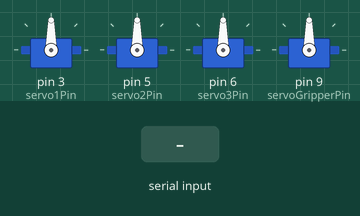
Recording of a sketch running on a simulated Arduino Uno, built with avr-gcc and run on an emulated ATmega328P. On the bench: 4 × servo. The inputs (shaded band) are chosen by the test bench.

Above: at 1.2 s.
1.3 s: "M3\n" received over Serial
At 2.5 s:
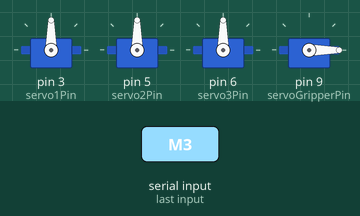
2.8 s: "X90\n" received over Serial
At 3.7 s:
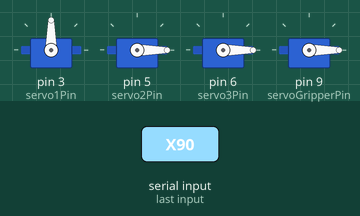
4.3 s: "M4\n" received over Serial
At 4.8 s:
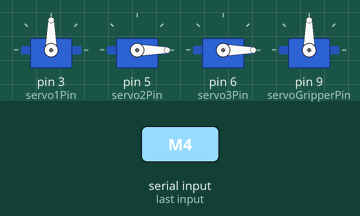
5.8 s: "X,45\n" received over Serial
At 7.0 s:
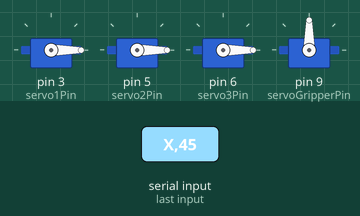
7.3 s: "M3\n" received over Serial
At 8.3 s:
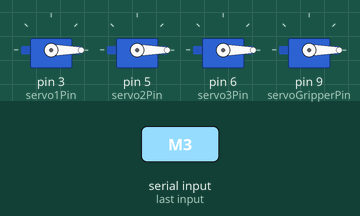
Timing chart, 0 to 9.8 s (numbered marks = the images above; inputs shaded):
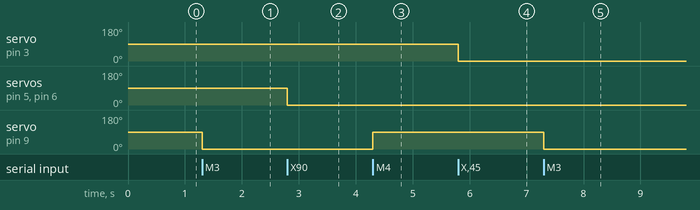

Measured:
- after the input at 1.3 s, servo on pin 9 (servoGripperPin): 90° → 0° at once
- after the input at 2.8 s, servo on pin 5 (servo2Pin), servo on pin 6 (servo3Pin): 90° → 0° at once
- after the input at 4.3 s, servo on pin 9 (servoGripperPin): 0° → 90° at once
- after the input at 5.8 s, servo on pin 3 (servo1Pin): 90° → 0° at once
- after the input at 7.3 s, servo on pin 9 (servoGripperPin): 90° → 0° at once

The sketch:

delta_project.ino
```cpp
#include <Servo.h>

// Definir los servomotores
Servo servo1;
Servo servo2;
Servo servo3;
Servo servoGripper;

// Definir los pines de los servomotores
const int servo1Pin = 3;
const int servo2Pin = 5;
const int servo3Pin = 6;
const int servoGripperPin = 9;

void setup() {
  // Adjuntar los servomotores a sus pines
  servo1.attach(servo1Pin);
  servo2.attach(servo2Pin);
  servo3.attach(servo3Pin);
  servoGripper.attach(servoGripperPin);

  // Inicializar la comunicación serie
  Serial.begin(115200);
}

void loop() {
  // Leer los comandos de la interfaz serial
  if (Serial.available() > 0) {
    String command = Serial.readStringUntil('\n');
    processCommand(command);
  }
}

void processCommand(String command) {
  // Procesar los comandos recibidos
  if (command.startsWith("X")) {
    int angle1 = command.substring(1, command.indexOf("Y")).toInt();
    int angle2 = command.substring(command.indexOf("Y") + 1, command.indexOf("Z")).toInt();
    int angle3 = command.substring(command.indexOf("Z") + 1).toInt();
    moveServos(angle1, angle2, angle3);
  } else if (command == "M3") {
    // Tomar (cerrar el gripper)
    servoGripper.write(0);
  } else if (command == "M4") {
    // Soltar (abrir el gripper)
    servoGripper.write(90);
  }
}

void moveServos(int angle1, int angle2, int angle3) {
  // Mover los servos a los ángulos especificados
  servo1.write(angle1);
  servo2.write(angle2);
  servo3.write(angle3);
}
```
